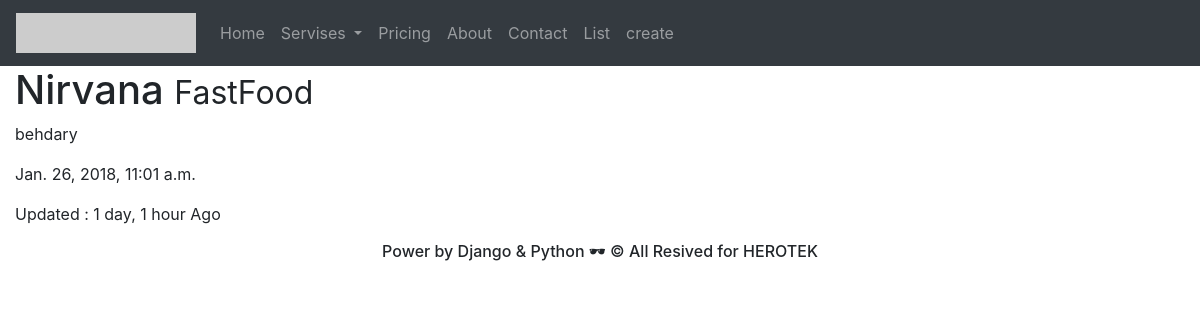
The app's page /restaurants/nirvana/ with its own data.
### restaurants/models.py (models this page shows, shortened)
class RestaurantLocation(models.Model):
    name = models.CharField(max_length=120)
    location = models.CharField(max_length=120, null=True, blank=True)
    category = models.CharField(max_length=120, null=True, blank=True)
    timestamp = models.DateTimeField(auto_now_add=True)
    updated = models.DateTimeField(auto_now=True)
    slug = models.SlugField(null=True, blank=True)
    @property
    def title(self):
        return self.name

### restaurants/views.py (the view)
# urls.py: url(r'^restaurants/(?P<slug>[\w-]+)/$', RestaurantDetailView.as_view()),
class RestaurantDetailView(DetailView):
    queryset = RestaurantLocation.objects.all()

### restaurants/templates/restaurants/restaurantlocation_detail.html (shortened to what this page needs)
{% extends "base.html" %}
{% block content %}
<h1> {{ object.title }} <small> {{ object.category }}</small> </h1>
<p>{{ object.location }}</p>
<p>{{ object.timestamp }}</p>
<p> Updated : {{ object.updated|timesince }} Ago</p>
{% endblock content %}

### records on screen
RestaurantLocation: title "Nirvana", category "FastFood", location "behdary", timestamp "Jan. 26, 2018, 11:01 a.m.", updated "1 day, 1 hour"
